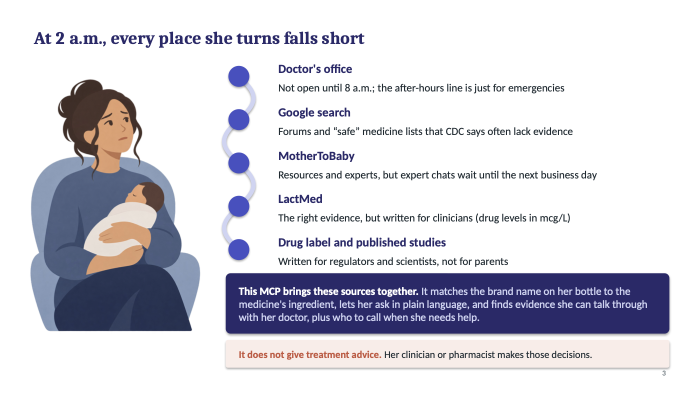
#> input picture presentation/slides/img/slide-03.png, 1400 x 788 px, given as the content of the folder /Desktop/.submission-grader-attribution-review/native-slides, which was not available (shown at 1/2 size)
$ python qa-images.py ../../../presentation/slides/img/slide-03.png
#> lines starting #> are read from the running program, lines starting #| are printed output that depends on the picture
from pathlib import Path
import sys
sys.path.insert(0,r'C:/Users/piatkowskigs/Desktop/.submission-evidence-review/pydeps')
from PIL import Image, ImageOps, ImageDraw
import fitz, json, sys
W=Path(r'C:/Users/piatkowskigs/Desktop/.submission-grader-attribution-review')
mode=sys.argv[1]
if mode=='docx':
    src=fitz.open(W/'evaluation-updated.pdf'); out=W/'docx-pages';out.mkdir(exist_ok=True)
    for i,page in enumerate(src,1):page.get_pixmap(matrix=fitz.Matrix(1.5,1.5)).save(out/f'{i}.png')
    files=[out/f'{i}.png' for i in range(1,len(src)+1)]
    (W/'docx-text.json').write_text(json.dumps([p.get_text() for p in src],indent=2),encoding='utf-8')
else:
    out=W/'native-slides';files=sorted(out.glob('*.PNG'),key=lambda p:int(''.join(c for c in p.stem if c.isdigit())))
    if not files:files=sorted(out.glob('*.png'),key=lambda p:int(''.join(c for c in p.stem if c.isdigit())))
cols=2 if mode=='docx' else 3
rows=3 if mode=='docx' else 4
tw,th=(420,565) if mode=='docx' else (426,260)
for start in range(0,len(files),cols*rows):
    canvas=Image.new('RGB',(cols*tw,rows*th),'#dbe4ef');draw=ImageDraw.Draw(canvas)
#> after `canvas = Image.new('RGB', (cols * tw, rows * th), '#dbe4ef')`:
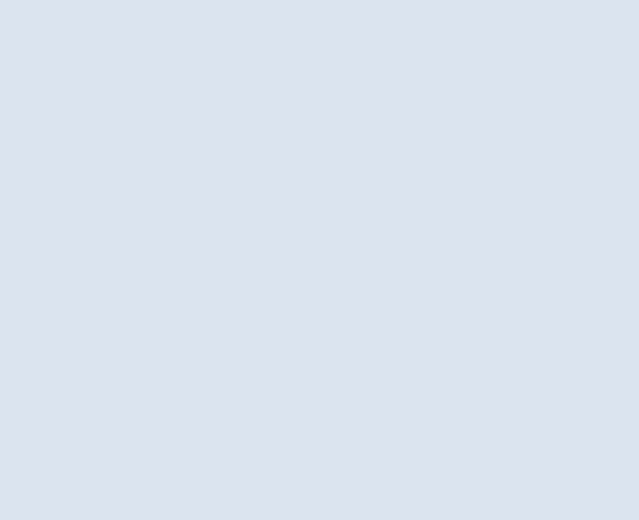
#> canvas: PIL image 1278x1040 RGB (shown at 1/2 size); mean R, G, B 219, 228, 239
    for j,path in enumerate(files[start:start+cols*rows]):
        im=Image.open(path).convert('RGB');im.thumbnail((tw-12,th-25))
#> after `im.thumbnail((tw - 12, th - 25))`:
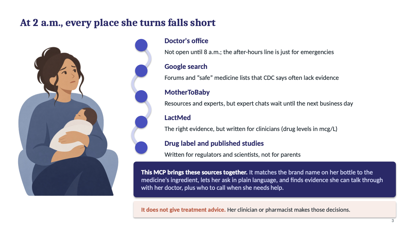
#> im: PIL image 414x233 RGB; mean R, G, B 212.3, 211.8, 220.2
        x=(j%cols)*tw+(tw-im.width)//2;y=(j//cols)*th+22
#> after `x = j % cols * tw + (tw - im.width) // 2`: x = 6
        canvas.paste(im,(x,y));draw.text(((j%cols)*tw+8,(j//cols)*th+5),f'{mode} {start+j+1}',fill='black')
#> after `canvas.paste(im, (x, y))`:
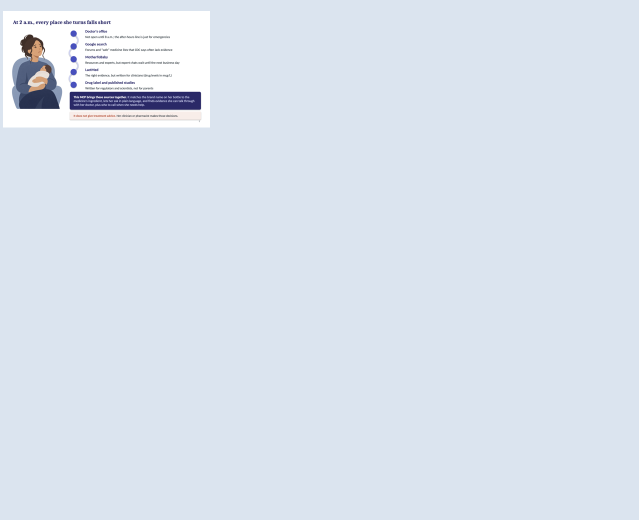
#> canvas: PIL image 1278x1040 RGB (shown at 1/2 size); mean R, G, B 218.5, 226.8, 237.6
    canvas.save(W/f'{mode}-overview-{start//(cols*rows)+1}.png')
print(json.dumps({'mode':mode,'items':len(files),'overviews':(len(files)+cols*rows-1)//(cols*rows)}))

$ run again, on presentation/slides/img/slide-04.png
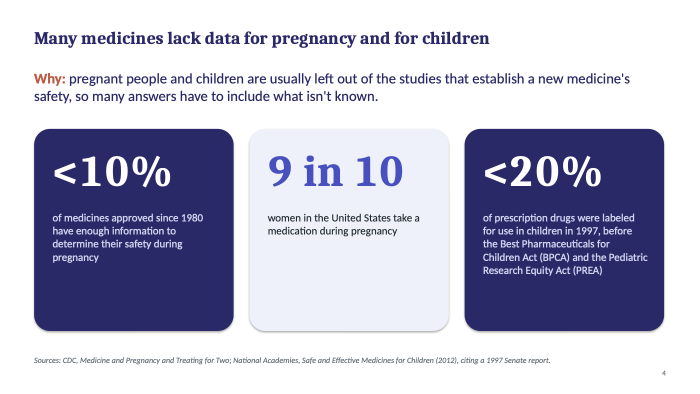
#> input picture presentation/slides/img/slide-04.png, 1400 x 788 px, given as the content of the folder /Desktop/.submission-grader-attribution-review/native-slides, which was not available (shown at 1/2 size)
#> `im.thumbnail((tw - 12, th - 25))`:
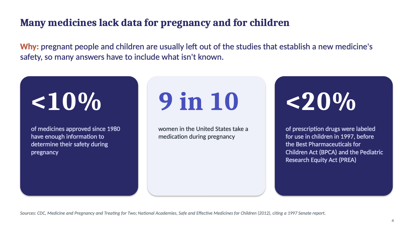
#> im: PIL image 414x233 RGB; mean R, G, B 188.1, 188.2, 208.4
#> `canvas.paste(im, (x, y))`:
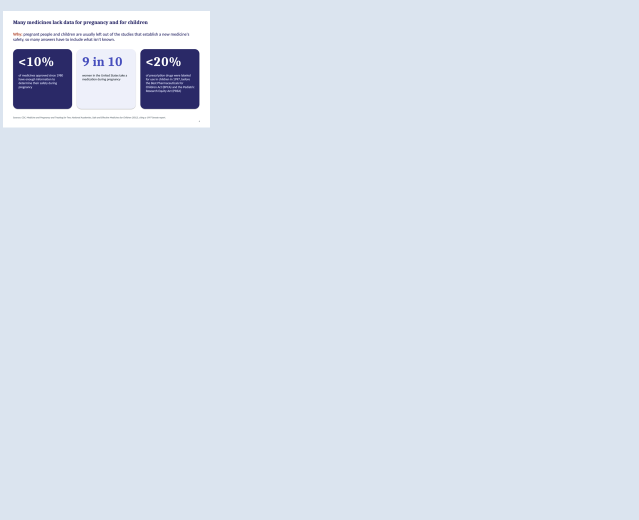
#> canvas: PIL image 1278x1040 RGB (shown at 1/2 size); mean R, G, B 216.8, 225.1, 236.8
